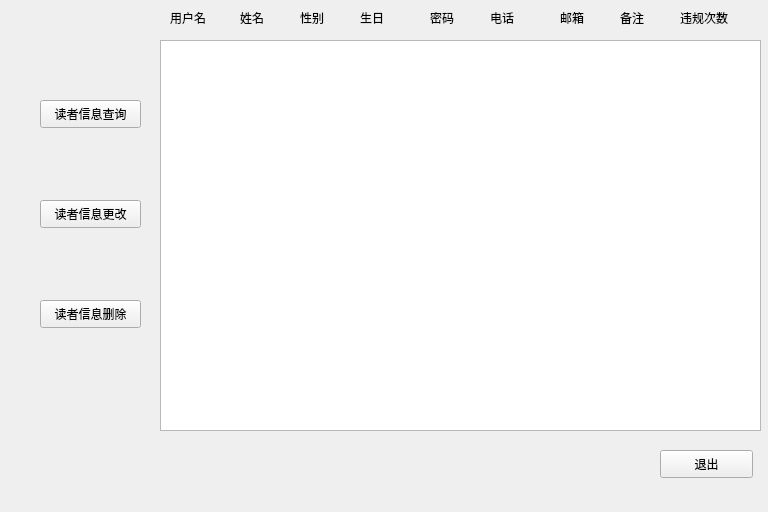
<?xml version="1.0" encoding="UTF-8"?>
<ui version="4.0">
 <class>adreaderinformation</class>
 <widget class="QWidget" name="adreaderinformation">
  <property name="geometry">
   <rect>
    <x>0</x>
    <y>0</y>
    <width>768</width>
    <height>512</height>
   </rect>
  </property>
  <property name="windowTitle">
   <string>Form</string>
  </property>
  <widget class="QPushButton" name="pushButton">
   <property name="geometry">
    <rect>
     <x>40</x>
     <y>100</y>
     <width>101</width>
     <height>28</height>
    </rect>
   </property>
   <property name="text">
    <string>读者信息查询</string>
   </property>
  </widget>
  <widget class="QPushButton" name="pushButton_2">
   <property name="geometry">
    <rect>
     <x>40</x>
     <y>200</y>
     <width>101</width>
     <height>28</height>
    </rect>
   </property>
   <property name="text">
    <string>读者信息更改</string>
   </property>
  </widget>
  <widget class="QPushButton" name="pushButton_3">
   <property name="geometry">
    <rect>
     <x>40</x>
     <y>300</y>
     <width>101</width>
     <height>28</height>
    </rect>
   </property>
   <property name="text">
    <string>读者信息删除</string>
   </property>
  </widget>
  <widget class="QPushButton" name="pushButton_4">
   <property name="geometry">
    <rect>
     <x>660</x>
     <y>450</y>
     <width>93</width>
     <height>28</height>
    </rect>
   </property>
   <property name="text">
    <string>退出</string>
   </property>
  </widget>
  <widget class="QListWidget" name="listWidget">
   <property name="geometry">
    <rect>
     <x>160</x>
     <y>40</y>
     <width>601</width>
     <height>391</height>
    </rect>
   </property>
  </widget>
  <widget class="QLabel" name="label">
   <property name="geometry">
    <rect>
     <x>170</x>
     <y>10</y>
     <width>51</width>
     <height>16</height>
    </rect>
   </property>
   <property name="text">
    <string>用户名</string>
   </property>
  </widget>
  <widget class="QLabel" name="label_2">
   <property name="geometry">
    <rect>
     <x>240</x>
     <y>10</y>
     <width>31</width>
     <height>16</height>
    </rect>
   </property>
   <property name="text">
    <string>姓名</string>
   </property>
  </widget>
  <widget class="QLabel" name="label_3">
   <property name="geometry">
    <rect>
     <x>300</x>
     <y>10</y>
     <width>41</width>
     <height>16</height>
    </rect>
   </property>
   <property name="text">
    <string>性别</string>
   </property>
  </widget>
  <widget class="QLabel" name="label_4">
   <property name="geometry">
    <rect>
     <x>360</x>
     <y>10</y>
     <width>51</width>
     <height>16</height>
    </rect>
   </property>
   <property name="text">
    <string>生日</string>
   </property>
  </widget>
  <widget class="QLabel" name="label_5">
   <property name="geometry">
    <rect>
     <x>430</x>
     <y>10</y>
     <width>41</width>
     <height>16</height>
    </rect>
   </property>
   <property name="text">
    <string>密码</string>
   </property>
  </widget>
  <widget class="QLabel" name="label_6">
   <property name="geometry">
    <rect>
     <x>490</x>
     <y>10</y>
     <width>72</width>
     <height>15</height>
    </rect>
   </property>
   <property name="text">
    <string>电话</string>
   </property>
  </widget>
  <widget class="QLabel" name="label_7">
   <property name="geometry">
    <rect>
     <x>560</x>
     <y>10</y>
     <width>72</width>
     <height>15</height>
    </rect>
   </property>
   <property name="text">
    <string>邮箱</string>
   </property>
  </widget>
  <widget class="QLabel" name="label_8">
   <property name="geometry">
    <rect>
     <x>620</x>
     <y>10</y>
     <width>72</width>
     <height>15</height>
    </rect>
   </property>
   <property name="text">
    <string>备注</string>
   </property>
  </widget>
  <widget class="QLabel" name="label_9">
   <property name="geometry">
    <rect>
     <x>680</x>
     <y>10</y>
     <width>72</width>
     <height>15</height>
    </rect>
   </property>
   <property name="text">
    <string>违规次数</string>
   </property>
  </widget>
 </widget>
 <resources/>
 <connections/>
</ui>
